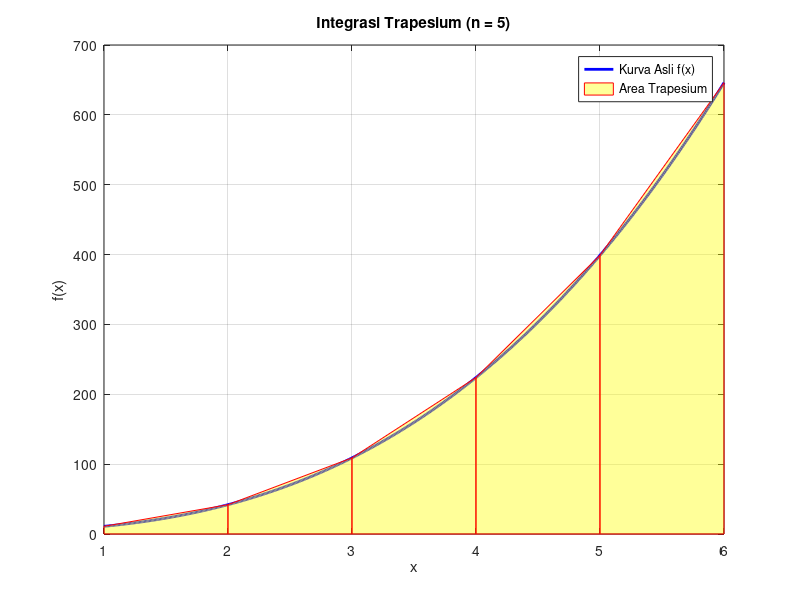

The MATLAB script that drew this image:
clear;
clc;
f = @(x) 2*x.^3 + 6*x.^2 - x + 4;

disp('--- Program Integral Trapesium ---');
a = 1; % batas bawah
b = 6; % batas atas
n = input('Masukkan jumlah sub-interval (n): ');

dx = (b - a) / n;
sum = 0;
c1 = a; 

x_fine = linspace(a, b, 500);
y_fine = f(x_fine);
figure; 
h_plot = plot(x_fine, y_fine, 'b-', 'LineWidth', 2); 
hold on;
h_fill = [];

fprintf('\n--- Detail Iterasi ---\n');
fprintf('Iterasi |   Batas Kiri (c1) |   Batas Kanan (c2) |   Luas Slice (z) |   Total Sum\n');
fprintf('----------------------------------------------------------------------------------\n');

for i = 1:n
    c2 = c1 + dx;
    z = (dx / 2) * (f(c1) + f(c2));
    sum = sum + z;
    
    fprintf('   %4d | %15.6f | %16.6f | %16.6f | %15.6f\n', ...
             i, c1, c2, z, sum);
    
    x_trap = [c1, c1, c2, c2];
    y_trap = [0, f(c1), f(c2), 0];
    h_temp = fill(x_trap, y_trap, 'y', 'FaceAlpha', 0.4, 'EdgeColor', 'r');
    
    if i == 1
        h_fill = h_temp; 
    end
    
    c1 = c1 + dx; 
end

title(['Integrasi Trapesium (n = ' num2str(n) ')']);
xlabel('x');
ylabel('f(x)');
grid on;
legend([h_plot, h_fill], 'Kurva Asli f(x)', 'Area Trapesium');

hold off; 

fprintf('\n-----------------------------------\n');
fprintf('Hasil integral numerik: %f\n', sum);
fprintf('Menggunakan n = %d interval\n', n);
